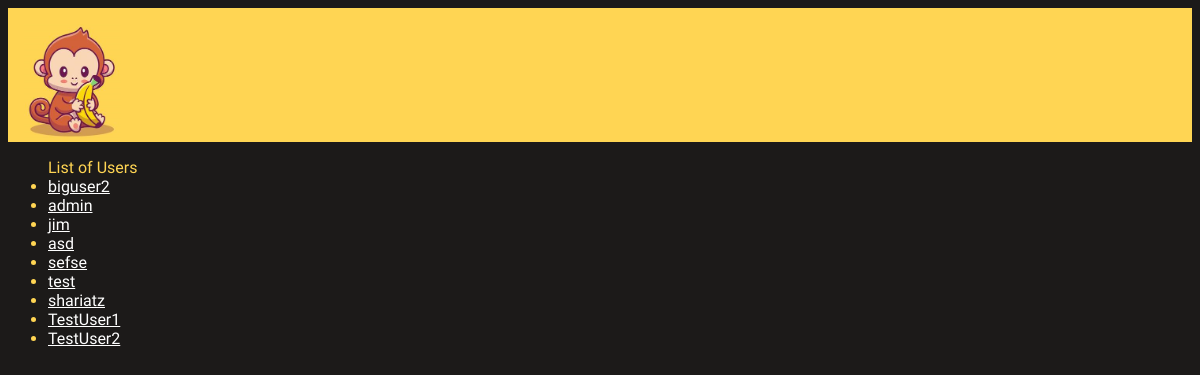
Screenshot of /authors/ with the database file from the repository.
### accounts/models.py (models this page shows)
class AuthorUser(AbstractUser):
    type = models.CharField(default="author",max_length=6)
    username = models.CharField(max_length=20, unique=True) # https://www.reddit.com/r/django/comments/id2ch0/user_models_username_max_length/
    host = models.GenericIPAddressField(default = "http://127.0.0.1:8000/") # hardcoded localhost for now
    url = models.URLField() #TODO setup proper page
    github = models.URLField(null=True, blank=True)
    profile_image = models.URLField(null=True, blank=True) # optional

### pages/views.py (the view)
# urls.py: path("authors/", ListProfilesView.as_view(), name="authors_list"), # display list of users on server; is this the exact url they want?
class ListProfilesView(ListView): # basic generic view that just displays template
    model = AuthorUser
    template_name = "listprofiles.html"
    context_object_name = 'authors_list'

### templates/listprofiles.html
{% extends "base.html" %}
{% block content %}
<ul>
List of Users
{% for author in authors_list %}
    <li><a href="{% url 'author_profile' pk=author.pk %}">{{ author.username }}</a></li>
{% empty %}
    <li>No users yet. Database must be empty.</li>
{% endfor %}
</ul>
{% endblock content %}

### static/css/main.css (style rules this page uses)
body { font-family: 'Lalezar', sans-serif; font-size: 16px; background-color: #1C1A19; color:#FFD553 }
a { color:rgb(255, 255, 255) }

### rows the page displays
AuthorUser: username "biguser2"
AuthorUser: username "admin"
AuthorUser: username "jim"
AuthorUser: username "asd"
AuthorUser: username "sefse"
AuthorUser: username "test"
AuthorUser: username "shariatz"
AuthorUser: username "TestUser1"
AuthorUser: username "TestUser2"
